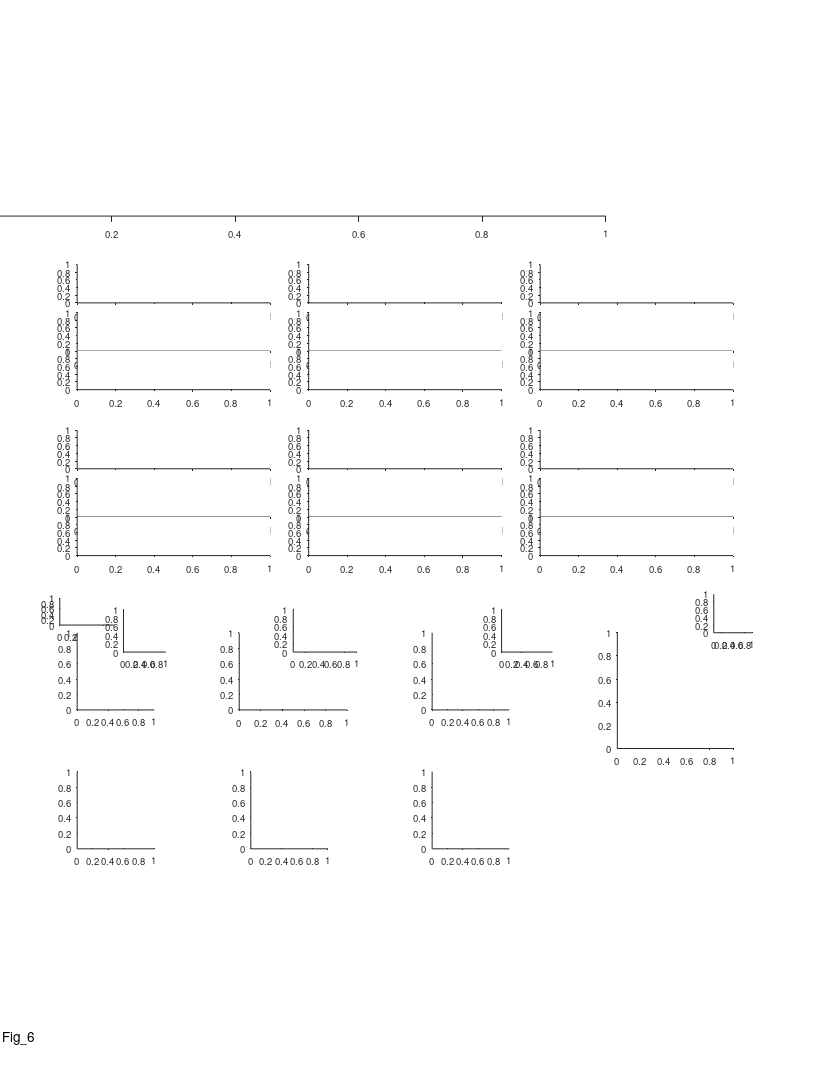

MATLAB code for this plot: (Note: this script raises an error after producing the figure.)
%% Large Scale - fig 6 - Lab born vs Wild bats
%%
clear 
clc

%%
fig_data = struct();

%% plotting options
field_speed_opt = 1;
% corr_type = 'pearson';
corr_type = 'spearman';
match_TT_pos = false;

% examples_option = 5; %1:5
hist_normalization_option = 'probability'; %count
hist_Yscale_option = 'log';

color_Lab = [0    0.75    0];%[0.4940    0.1840    0.5560];
color_Wild = [0.3 0.25 0.2];%color_wild = [0.65 0.6 0.65];
color_wild_text = [0.45 0.4 0.45];
Lab_alpha = 0.35;
Wild_alpha = 0.6;

%% add data folders to path
addpath('L:\processed_data_structs');

%% define output files
res_dir =  'L:\paper_figures';
mkdir(res_dir)
fig_name_str = 'Fig_6';
fig_caption_str = ' ';
log_name_str = [fig_name_str '_log_file' '.txt'];
log_name_str = strrep(log_name_str , ':', '-');
log_name_str = strrep(log_name_str , ' ', '_');
log_name_out = fullfile(res_dir, log_name_str);

%% open log file
diary off
diary(log_name_out)
diary on
disp('Log file');
disp(['created: ', datestr(clock)]);
disp('======================================================');
disp([fig_name_str ':' fig_caption_str]);   
disp('======================================================');
disp('');


%% create figure
% figure_size_cm = [21.0 29.7]; % ~A4
figure_size_cm = [21.6 27.9]; % ~US letter
figure ;
% Some WYSIWYG options:
set(gcf,'DefaultAxesFontSize',7);
set(gcf,'DefaultAxesFontName','helvetica');
set(gcf,'DefaultAxesUnits','centimeters');
set(gcf,'PaperType','usletter')
% set(gcf,'PaperType','<custom>');
set(gcf,'PaperUnits','centimeters','PaperPosition',[0 0 figure_size_cm]);
set(gcf,'PaperOrientation','portrait');
set(gcf,'Units','centimeters','Position',get(gcf,'paperPosition')+[0 0 0 0]); % position on screen...
set(gcf, 'Renderer', 'painters');
set(groot, 'defaultAxesTickDir', 'out');
set(groot,  'defaultAxesTickDirMode', 'manual');
annotation('textbox', [0.5 1 0 0], 'String',fig_name_str, 'HorizontalAlignment','center','Interpreter','none', 'FitBoxToText','on');

pause(0.2); % workaround to solve matlab automatically changing the axes positions...

% create panels

% panel_A    = axes('position', [ 1.5  22.3  12  2]); %before comments from the authors
panel_A    = axes('position', [ -0.3  22.3  16  2.3]); 

panel_B_size_raster = [5 1];
panel_B_size_FR_map = [5 1];
panel_B_pos = [2 13.5];
panel_B = [];
for ii=1:3
    for jj=1:2
        offset_x = (ii-1)*6;
        offset_y = (jj-1)*4.3;
        offset = panel_B_pos + [offset_x offset_y];
        panel_B(ii,jj,1) = axes('position', [offset+[0 2.25] panel_B_size_FR_map]);
        panel_B(ii,jj,2) = axes('position', [offset+[0 1   ] panel_B_size_raster]);
        panel_B(ii,jj,3) = axes('position', [offset+[0 0   ] panel_B_size_raster]);
    end
end
% panel_A = permute(panel_A,[2 1 3]);
panel_B = panel_B(:,2:-1:1,:);
panel_B = reshape(panel_B,[6 3]);

lab_wild_legend = axes('position', [1.55 11.7 1.4 0.7]);

panels_size = [2 2];
panel_C    = axes('position', [ 2    9.5  panels_size           ]);
panel_D    = axes('position', [ 6.2  9.5  panels_size.*[1.4 1]  ]);
panel_E    = axes('position', [ 11.2    9.5  panels_size           ]);
panel_F = axes('position', [ 2.0  5.9 panels_size          ]);
panel_G = axes('position', [ 6.5  5.9 panels_size          ]);
panel_H = axes('position', [ 11.2  5.9 panels_size          ]);
panel_I = axes('position', [ 16  8.5  3  3 ]);
panel_I_legend = axes('position', [18.5 11.5 1 1]);
% panel_I_legend = axes('position', [19.4 10.5 1 1]);
% panel_I = axes('position', [ 1.6  2.5   panels_size.*[1.4 1]          ]);
% panel_J = axes('position', [ 6.25  2.5   panels_size.*[1.4 1]          ]);
% panel_K = axes('position', [ 10.8  2.5  panels_size.*[1.4 1]          ]);

inset_size = [1.1 1.1];
panel_C_inset    = axes('position', [ 3.2    11  inset_size           ]);
panel_D_inset    = axes('position', [ 7.6    11  inset_size.*[1.5 1]  ]);
panel_E_inset    = axes('position', [ 13   11  inset_size.*[1.2 1]           ]);

%%
prm = PARAMS_GetAll();

%% Block Diagram

% Block_diagram_filename = 'Block_diagram_revised_lioraVersion.PNG';
Block_diagram_filename = 'L:\resources\Block_diagram_revised_lioraVersion.PNG';
axes(panel_A);
image = imread(Block_diagram_filename);
imshow(image(:,:,1:3));
text(-0.035,0.9, 'A', 'Units','normalized','FontWeight','bold');


%% load population data - directly from the "per-cell" structs
% prm = PARAMS_GetAll();
% cells_t = DS_get_cells_summary();
% bats = [9845, 102, 194];
% cells_t(~ismember(cells_t.bat, bats ),:) = [];
% cells_t([cells_t.remove]==1,:) = [];%cells chosen to remove because of repititions between days
% cells = cellfun(@(c)(cell_load_data(c,'details')), cells_t.cell_ID, 'UniformOutput',0);
% cells = [cells{:}];
% cells = [cells.details];
% cells(~contains({cells.brain_area}, 'CA1')) = [];
% cells(~ismember([cells.ClusterQuality], [2])) = [];
% % remove cells based on FR:
% cells = cellfun(@(c)(cell_load_data(c,'details','meanFR')), {cells.cell_ID}, 'UniformOutput',0);
% cells = [cells{:}];
% cells_details = [cells.details];
% cells_ID = {cells_details.cell_ID};
% meanFR = [cells.meanFR];
% cells_ID([meanFR.all]>prm.inclusion.interneuron_FR_thr)=[];
% % remove non-signif cells:
% cells = cellfun(@(c)(cell_load_data(c,'details','signif')), cells_ID, 'UniformOutput',0);
% cells = [cells{:}];
% signif = cat(1,cells.signif);
% signif = arrayfun(@(x)(x.TF), signif);
% signif = any(signif,2);
% cells_ID(~signif) = [];
% 
% clear cells stats cells_details cells_t
% cells = cellfun(@(c)(cell_load_data(c,'details','stats','meanFR','inclusion','signif','fields','FR_map','FE')), cells_ID, 'UniformOutput',0);
% cells = [cells{:}];
% save('Cells_lab.mat','cells');

%% load the data - from the total pre-compiled big struct for all cells
cells_lab = load('cells_lab.mat');
cells_lab = cells_lab.cells;
cells_lab_IDs = arrayfun(@(x)(x.cell_ID), cat(1,cells_lab.details), 'UniformOutput', false);

cells_details = load('cells_details_updated_TT_pos.mat');
cells_details = cells_details.cells;
cells = load('cells_bat_200m.mat');
cells = cells.cells;
for ii_cell = 1:length(cells)
    cells(ii_cell).details = cells_details(ii_cell).details; %updated TT pos
end
cells_wild = cells;

if match_TT_pos
    % remove cells based on TT position:
    details_lab = cat(1,cells_lab.details);
    details_wild = cat(1,cells_wild.details);
    TT_pos_proximodistal_prc_lab = arrayfun(@(x)(x.TT_pos_proximodistal_prc), details_lab);
    TT_pos_proximodistal_prc_wild = arrayfun(@(x)(x.TT_pos_proximodistal_prc), details_wild);
    
    max_lab = prctile(TT_pos_proximodistal_prc_lab,98);
    min_lab = prctile(TT_pos_proximodistal_prc_lab,2);
    max_wild = prctile(TT_pos_proximodistal_prc_wild,98);
    min_wild = prctile(TT_pos_proximodistal_prc_wild,2);
    
    TT_desired_pos = [max(min_wild,min_lab),min(max_wild,max_lab)];
    
    IX_desired_pos_lab = and(TT_pos_proximodistal_prc_lab>=TT_desired_pos(1), ...
        TT_pos_proximodistal_prc_lab<=TT_desired_pos(2));
%     cells_ID(~IX_desired_pos_lab) = [];
%     cells = cellfun(@(c)(cell_load_data(c,'details','stats','meanFR','stats','inclusion','signif','fields','FR_map','FE')), cells_ID, 'UniformOutput',0);
%     cells_lab = [cells{:}];
    cells_lab(~IX_desired_pos_lab) = [];

    IX_desired_pos_wild = and(TT_pos_proximodistal_prc_wild>=TT_desired_pos(1), ...
        TT_pos_proximodistal_prc_wild<=TT_desired_pos(2));
    cells_wild(~IX_desired_pos_wild) = [];
end

%% FR map + rasters - 6 examples
cell_examples = {
            'b0194_d180516_TT4_SS04';
            'b0194_d180508_TT1_SS01';
            'b0194_d180611_TT4_SS01';
            'b0194_d180513_TT2_SS02';
            'b0102_d171012_TT4_SS01';
            'b0194_d180612_TT4_SS02'};

if 1
for ii_cell = 1:length(cell_examples)
    %%
    example_IX = find(strcmp(cells_lab_IDs,cell_examples{ii_cell}));
    cell = cells_lab(example_IX);
    
%     cell_ID = cell_examples{ii_cell};
%     cell = cell_load_data(cell_ID,'details','FR_map','fields','stats','FE');
    c = prm.graphics.colors.flight_directions;
    
    % map+fields
    axes(panel_B(ii_cell, 1));
    cla
    hold on
    maps=[cell.FR_map.all];
    x = maps(1).bin_centers;
    y = cat(1,maps.PSTH);
    m = round(max(y(:)));
    ylimits = [0 m+1];
    % low-speed area
    area_lowerval = ylimits(1) - 0.23*range(ylimits);
    area_upperval = ylimits(1) - 1e-2*range(ylimits);
    area([4 cell.stats.all.valid_speed_pos(1)]    , repelem(area_upperval,2), area_lowerval, 'FaceColor',0.7*[1 1 1],'EdgeColor','none','ShowBaseLine','off','Clipping','off');
    area([cell.stats.all.valid_speed_pos(2) 194], repelem(area_upperval,2), area_lowerval, 'FaceColor',0.7*[1 1 1],'EdgeColor','none','ShowBaseLine','off','Clipping','off');
    h=plot(x,y);
    [h.Color] = disperse(c);
    box off
    h=gca;
    h.TickDir = 'out';
    h.XTick = [];
    h.YTick = [0 m];
    h.YLim = ylimits;
    h.XLim = [0 200];
    
    fig_data.panel_B.cells(ii_cell).maps(1).position = x;
    fig_data.panel_B.cells(ii_cell).maps(2).position = x;
    fig_data.panel_B.cells(ii_cell).maps(1).FR = y(1,:);
    fig_data.panel_B.cells(ii_cell).maps(2).FR = y(2,:);
    
    % fields
    dir_offsets = [-0.1 -0.17]+0.015;
    for ii_dir=1:2
        fields = cell.fields{ii_dir};
        if isfield(fields,'in_low_speed_area')
            fields([fields.in_low_speed_area])=[];
        end
        if isempty(fields)
            fig_data.panel_B.cells(ii_cell).fields_edges{ii_dir} = [];
        else 
            fig_data.panel_B.cells(ii_cell).fields_edges{ii_dir} = cat(1,fields.edges_prc);
        end
        for ii_field = 1:length(fields)
            
            [xaf,yaf] = ds2nfu(fields(ii_field).edges_prc, repelem(dir_offsets(ii_dir)*range(h.YLim),2));
            annotation('line',xaf,yaf,'Linewidth', 2, 'Color', c{ii_dir});
        end
    end
    
    
    % cell details
    cell_num_str_pos_x   = [0.50 0.50 0.50 0.50 0.50 0.50];
    cell_num_str_pos_y   = [1.05 1.05 1.05 1.05 1.05 1.05];
    cell_stats_str_pos_x = [0.95 0.95 0.95 0.97 0.95 0.95];
    cell_stats_str_pos_y = [1.2 1.05 1.07 1.15  1.06 1.05]+0.05;
%     h = text(cell_num_str_pos_x(ii_cell), cell_num_str_pos_y(ii_cell), cell_ID,...
%         'Units','normalized','HorizontalAlignment','center','VerticalAlignment','bottom','FontSize',8);
%     h.Interpreter='none';
    text(cell_num_str_pos_x(ii_cell), cell_num_str_pos_y(ii_cell), "Cell "+ ii_cell,...
        'Units','normalized','HorizontalAlignment','center','VerticalAlignment','bottom','FontSize',8);
    switch ii_cell
        case {1,2,3,4,5,6,7,8}
            cell_stats_str = {  sprintf('max=%.1fm', cell.stats.all.field_largest);...
                                sprintf('min=%.1fm', cell.stats.all.field_smallest);...
                                sprintf('ratio=%.1f', cell.stats.all.field_ratio_LS);...
%                                 sprintf('Iso dis=%.1f', cell.stats.all.IsoDist);...
                             };
            text(cell_stats_str_pos_x(ii_cell), cell_stats_str_pos_y(ii_cell)-0*0.23, cell_stats_str{1},...
                'Units','normalized','HorizontalAlignment','center','VerticalAlignment','Top','FontSize',6);
            text(cell_stats_str_pos_x(ii_cell), cell_stats_str_pos_y(ii_cell)-1*0.23, cell_stats_str{2},...
                'Units','normalized','HorizontalAlignment','center','VerticalAlignment','Top','FontSize',6);
            text(cell_stats_str_pos_x(ii_cell), cell_stats_str_pos_y(ii_cell)-2*0.23, cell_stats_str{3},...
                'Units','normalized','HorizontalAlignment','center','VerticalAlignment','Top','FontSize',6);
%             text(cell_stats_str_pos_x(ii_cell), cell_stats_str_pos_y(ii_cell)-3*0.23, cell_stats_str{4},...
%                 'Units','normalized','HorizontalAlignment','center','VerticalAlignment','Top','FontSize',6);
        case 9
            cell_stats_str = {  sprintf('single field=%.1fm', cell.fields{1}.width_prc) };
            text(cell_stats_str_pos_x(ii_cell), cell_stats_str_pos_y(ii_cell)-0*0.23, cell_stats_str{1},...
                'Units','normalized','HorizontalAlignment','center','VerticalAlignment','Top','FontSize',6);
    end
    
    % rasters
    FEs = [cell.FE];
    for ii_dir=1:2
        axes(panel_B(ii_cell, ii_dir+1));
        cla
        FE = FEs{ii_dir};
        x = [FE.spikes_pos];
        [FE.number2] = disperse(1:length(FE));
        y = arrayfun(@(FE)(FE.number2*ones(1,FE.num_spikes)),FE,'UniformOutput',0);
        y = [y{:}];
        plot(x,y,'.','Color',c{ii_dir},'MarkerSize',0.05);
        box off
        h=gca;
        m = length(FE);
        h.YTick = [1 m];
        h.XLim = [0 200];
        h.YLim = [0 m+1];
        switch ii_dir
            case 1
                h.XTick = [];
                h.YTickLabel = {'',num2str(m)};
            case 2
                h.XTick = 0:50:200;
                h.XRuler.TickLabelGapOffset = -2;
                h.YTickLabel = {'1',num2str(m)};
                h.TickDir = 'out';
        end
        fig_data.panel_B.cells(ii_cell).rasters(ii_dir).position = x;
        fig_data.panel_B.cells(ii_cell).rasters(ii_dir).flight_num = y;
    end
    % fields num (here to be above the 
    for ii_dir=1:2
        fields = cell.fields{ii_dir};
        if isfield(fields,'in_low_speed_area')
            fields([fields.in_low_speed_area])=[];
        end
        dir_offsets =2.05+[0.18 0];
        text(1.05, dir_offsets(ii_dir), num2str(length(fields)), 'Units','normalized', 'Color', c{ii_dir},...
            'HorizontalAlignment','right', 'VerticalAlignment','middle','FontSize',6);
    end
end

%% add x/y labels for specific panels
for ii = [4 5 6]
    axes(panel_B(ii, 3));
    xlabel('Position (m)', 'Units','normalized','Position',[0.5 -0.35]);
end
for ii = [1 4]
    axes(panel_B(ii, 3));
%     ylabel('Time (min)',   'Units','normalized','Position',[-0.1 1]);
    ylabel('Flight no.',   'Units','normalized','Position',[-0.1 1]);
    axes(panel_B(ii, 1));
    ylabel({'Firing rate';'(Hz)'},   'Units','normalized','Position',[-0.07 0.42]);
end
axes(panel_B(1, 1));
text(-0.25,1.6, 'B', 'Units','normalized','FontWeight','bold');


%% add direction arrows
arrow_x = 0.1 +[0 0.05];
arrow_y = repelem(0.815,2);
clear h
h(1)=annotation('arrow',arrow_x,      arrow_y+0.008,  'Color', prm.graphics.colors.flight_directions{1});
h(2)=annotation('arrow',flip(arrow_x),arrow_y      ,  'Color', prm.graphics.colors.flight_directions{2});
[h.HeadWidth] = disperse([5 5]);
[h.HeadLength] = disperse([5 5]);

end







% % % % % % % % % % % % % % % % % % % % % % % % % % % % % % % % % % % % % % 

%% legend:
axes(lab_wild_legend);
cla
box off
hax = gca;
h_app = annotation('rectangle',[0 0.7 0.25 0.25],'color', 'k', 'FaceColor',color_Lab, 'FaceAlpha',Lab_alpha, 'LineWidth', 0.01);
h_app.Parent = hax;
h_dis = annotation('rectangle',[0 0.3 0.25 0.25],'color','k', 'FaceColor',0.5*[1 1 1], 'LineWidth', 0.01);
h_dis.Parent = hax;
text(0.32,0.45,'Wild', 'HorizontalAlignment','left','FontSize',7);
text(0.32,0.85,'Lab', 'HorizontalAlignment','left','FontSize',7);
hax.Visible = 'off';

%% panel C - field count histogram
axes(panel_C);
cla
hold on
text(-0.6,1.25, 'C', 'Units','normalized','FontWeight','bold');
nFields_lab = nan(2,length(cells_lab));
for ii_dir = 1:2
    for ii_cell = 1:length(cells_lab)
        cell = cells_lab(ii_cell);
        % check signif per direction
        if ~cell.signif(ii_dir).TF
            continue;
        end
        nFields_lab(ii_dir,ii_cell) = cell.stats.dir(ii_dir).field_num;
    end
end
nFields_lab = nFields_lab(:);
nFields_lab(isnan(nFields_lab)) = [];

nFields_wild = nan(2,length(cells_wild));
for ii_dir = 1:2
    for ii_cell = 1:length(cells_wild)
        cell = cells_wild(ii_cell);
        % check signif per direction
        if ~cell.signif(ii_dir).TF
            continue;
        end
        nFields_wild(ii_dir,ii_cell) = cell.stats.dir(ii_dir).field_num;
    end
end
nFields_wild = nFields_wild(:);
nFields_wild(isnan(nFields_wild)) = [];

fig_data.panel_C.number_of_fields_per_direction_lab = nFields_lab(:);
fig_data.panel_C.number_of_fields_per_direction_wild = nFields_wild(:);

h = histogram(nFields_wild(:));
h.FaceColor = 0.5*[1 1 1];
h.BinEdges = 0.5+[0:20];
h.Data(h.Data > h.BinLimits(2)) = h.BinLimits(2);
h.Normalization = hist_normalization_option;

h = histogram(nFields_lab(:));
h.FaceColor = color_Lab;
h.FaceAlpha = Lab_alpha;
h.BinEdges = 0.5+[0:20];
h.Normalization = hist_normalization_option;
h.Data(h.Data > h.BinLimits(2)) = h.BinLimits(2);
xlabel({'No. of fields per direction'},'Units','normalized','Position',[0.5 -0.18]);
ha = gca;
ha.YScale = hist_Yscale_option;
ha.XLim = [0 h.BinLimits(2)];
ha.XTick = [0:10:30];
% % ha.XLim = [0 35];
% % ha.YLim = [0 40];
% % ha.XTick = [0:5:35];
% % ha.YTick = [0 40];
ha.TickDir='out';
ha.TickLength = [0.03 0.03];
switch hist_normalization_option
    case 'count'
        ylim([0.7e0 1.4e2])
        ha.YTick = [1 10 100];
        ha.YTickLabel = {'10 ^0';'10 ^1';'10 ^2'};
        ylabel('No. of cells', 'Units','normalized','Position',[-0.28 0.5])
    case 'probability'
        if strcmp(hist_Yscale_option,'log')
            ylim([0.001 0.5])
            ha.YTick = [0.01 0.1];
            ha.YTickLabel = {'10^{-2}';'10^{-1}'};
        else
            ylim([0 0.2])
            ha.YTick = [0 0.2];
        end
        ylabel('Fraction of cells', 'Units','normalized','Position',[-0.33 0.5])
end
ha.XRuler.TickLabelGapMultiplier = -0.3;
ha.YRuler.TickLabelGapMultiplier = 0.001;

%% panel C Inset
axes(panel_C_inset);
cla
hold on
h = histogram(nFields_wild(:));
h.FaceColor = 0.5*[1 1 1];
h.BinEdges = 0.5+[0:20];
h.Data(h.Data > h.BinLimits(2)) = h.BinLimits(2);
h.Normalization = hist_normalization_option;

h = histogram(nFields_lab(:));
h.FaceColor = color_Lab;
h.FaceAlpha = Lab_alpha;
h.BinEdges = 0.5+[0:20];
h.Normalization = hist_normalization_option;
h.Data(h.Data > h.BinLimits(2)) = h.BinLimits(2);
ha = gca;
ha.YScale = 'Linear';
ha.XLim = [0 h.BinLimits(2)];
ha.XTick = [0 10 20];
ha.TickDir='out';
ha.TickLength = [0.03 0.03];
ylim([0 0.22])
ha.YTick = [0 0.1 0.2];
ha.XRuler.TickLabelGapMultiplier = -0.3;
ha.YRuler.TickLabelGapMultiplier = 0.001;

%% panel F - field count bars
axes(panel_F);
cla
hold on
text(-0.6,1.15, 'F', 'Units','normalized','FontWeight','bold');

% [~,P_KS] = kstest2(nFields_lab(:), nFields_wild(:));
% text(1.5,0.8, sprintf('P_{KS} = %.02f',P_KS),'Units','normalized','FontSize',7,'HorizontalAlignment','right');
% [~,P_ttest] = ttest2(nFields_lab(:), nFields_wild(:));
[P_wilcoxon,~,wilcoxon_stats] = ranksum(nFields_lab(:), nFields_wild(:));

nFields_lab_noNans = nFields_lab(:); nFields_lab_noNans(isnan(nFields_lab_noNans)) = [];
nFields_wild_noNans = nFields_wild(:); nFields_wild_noNans(isnan(nFields_wild_noNans)) = [];
% text(1,0.8, sprintf('N = %d',length(nFields_lab_noNans)),'Units','normalized','FontSize',7,'HorizontalAlignment','right','color',color_Lab);
% text(1,0.7, sprintf('N = %d',length(nFields_wild_noNans)),'Units','normalized','FontSize',7,'HorizontalAlignment','right','color',0.5*[1 1 1]);

% % bar version:
% x = [1,2];
% y = [mean(nFields_lab_noNans(:)),mean(nFields_wild_noNans(:))];
% hb = bar(x,y);
% hb.FaceColor = 'flat';
% hb.CData = [color_Lab; 0.5*[1 1 1]];
% sem_lab = std(nFields_lab_noNans(:))/sqrt(length(nFields_lab_noNans(:)));
% sem_wild = std(nFields_wild_noNans(:))/sqrt(length(nFields_wild_noNans(:)));
% 
% he=errorbar(x,y,[sem_lab sem_wild]);
% he.CapSize = 2;
% he.LineStyle = 'none';
% he.Color = 'k';
% h=gca;
% h.XTick = [1 2];
% h.XTickLabels = {'Lab','Wild'};
% h.TickLength = [0.03 0.03];

% boxplot version:
plot_boxplot(nFields_lab_noNans,nFields_wild_noNans,gca,[0 0.75 0],[0.5 0.5 0.5])
h = gca;
h.XTickLabels = {'Lab','Wild'};
h.TickLength = [0.03 0.03];


ylabel({'No. of fields', 'per direction'}, 'Units','normalized','Position',[-0.22 0.5])
h.XRuler.TickLabelGapMultiplier = -0.2;
h.YRuler.TickLabelGapMultiplier = -0.05;

text(1.4,0.85, sprintf('P = %.02f',P_wilcoxon),'Units','normalized','FontSize',7,'HorizontalAlignment','right');

%% panel D - field size histogram
axes(panel_D);
cla
hold on
text(-0.37,1.25, 'D', 'Units','normalized','FontWeight','bold');
fields_size_lab = [];
for ii_dir = 1:2
    for ii_cell = 1:length(cells_lab)
        cell = cells_lab(ii_cell);
        if ~cell.signif(ii_dir).TF % check signif per direction
            continue;
        end
        fields = cell.fields{ii_dir};
        fields([fields.in_low_speed_area]) = []; % remove fields in low speed area
        fields_size_lab = [fields_size_lab fields.width_prc];
    end
end
fields_size_wild = [];
for ii_dir = 1:2
    for ii_cell = 1:length(cells_wild)
        cell = cells_wild(ii_cell);
        if ~cell.signif(ii_dir).TF % check signif per direction
            continue;
        end
        fields = cell.fields{ii_dir};
        fields([fields.in_low_speed_area]) = []; % remove fields in low speed area
        fields_size_wild = [fields_size_wild fields.width_prc];
    end
end

fig_data.panel_D.fields_size_lab = fields_size_lab;
fig_data.panel_D.fields_size_wild = fields_size_wild;

h = histogram(fields_size_wild);
h.FaceColor = 0.5*[1 1 1];
% h.NumBins = 33;
h.BinWidth = 1;
h.Normalization = hist_normalization_option;
h = histogram(fields_size_lab);
h.FaceColor = color_Lab;
h.FaceAlpha = Lab_alpha;
% h.NumBins = 33;
h.BinWidth = 1;
h.Normalization = hist_normalization_option;
ha=gca;
ha.YScale = hist_Yscale_option;
xlabel('Field size (m)','Units','normalized','Position',[0.5 -0.18]);
ha = gca;
% % ha.XLim = [0 35];
% ha.YLim = [0.8 300];
% % ha.XTick = [0:5:35];
switch hist_normalization_option
    case 'count'
        ylim([0.8 300])
        ha.YTick = [1 10 100];
        ha.YTickLabel = {'10 ^0';'10 ^1';'10 ^2'};
        ylabel('Counts', 'Units','normalized','Position',[-0.28 0.5])
    case 'probability'
        if strcmp(hist_Yscale_option,'log')
            ylim([0.0005 0.5])
            ha.YTick = [0.001 0.01 0.1];
            ha.YTickLabel = {'10^{-3}';'10^{-2}';'10^{-1}'};
        else
            ylim([0 0.25])
            ha.YTick = [0 0.25];
        end
        ylabel('Fraction of fields', 'Units','normalized','Position',[-0.23 0.5])
end
ha.TickDir='out';
ha.TickLength = [0.03 0.03];
ha.XRuler.TickLabelGapMultiplier = -0.3;
ha.YRuler.TickLabelGapMultiplier = 0.001;

%% panel D Inset
axes(panel_D_inset);
cla
hold on

h = histogram(fields_size_wild);
h.FaceColor = 0.5*[1 1 1];
h.BinWidth = 1;
h.Normalization = hist_normalization_option;
h = histogram(fields_size_lab);
h.FaceColor = color_Lab;
h.FaceAlpha = Lab_alpha;
h.BinWidth = 1;
h.Normalization = hist_normalization_option;
ha=gca;
ha.YScale = 'linear';
ha = gca;
ylim([0 0.3])
ha.XLim = [0 20];
ha.XTick = [0 10 20];
ha.YTick = [0 0.15 0.3];
ha.TickDir='out';
ha.TickLength = [0.03 0.03];
ha.XRuler.TickLabelGapMultiplier = -0.3;
ha.YRuler.TickLabelGapMultiplier = 0.001;

%% panel G - field size bars
axes(panel_G);
cla
hold on
text(-0.45,1.15, 'G', 'Units','normalized','FontWeight','bold');

% % bar plot version:
% x = [1,2];
% y = [mean(fields_size_lab),mean(fields_size_wild)];
% hb = bar(x,y);
% hb.FaceColor = 'flat';
% hb.CData = [color_Lab; 0.5*[1 1 1]];
% sem_lab = std(fields_size_lab)/sqrt(length(fields_size_lab));
% sem_wild = std(fields_size_wild)/sqrt(length(fields_size_wild));
% 
% he=errorbar(x,y,[sem_lab sem_wild]);
% he.CapSize = 2;
% he.LineStyle = 'none';
% he.Color = 'k';
% h=gca;
% h.XTick = [1 2];
% h.XTickLabels = {'Lab','Wild'};
% h.TickLength = [0.03 0.03];
% h.YLim = [0,7];

% boxplot version:
plot_boxplot(fields_size_lab,fields_size_wild,gca,[0 0.75 0],[0.5 0.5 0.5])
h = gca;
h.XTickLabels = {'Lab','Wild'};
h.TickLength = [0.03 0.03];
h.YLim = [0,10];

ylabel('Field size (m)', 'Units','normalized','Position',[-0.22 0.5])

% [~,P_KS] = kstest2(fields_size_lab, fields_size_wild);
% text(1.7,0.8, sprintf('P_{KS} = %0.2e',P_KS),'Units','normalized','FontSize',7,'HorizontalAlignment','right');
% text(1,0.8, sprintf('N = %d',length(fields_size_lab)),'Units','normalized','FontSize',7,'HorizontalAlignment','right','color',color_Lab);
% text(1,0.7, sprintf('N = %d',length(fields_size_wild)),'Units','normalized','FontSize',7,'HorizontalAlignment','right','color',0.5*[1 1 1]);
% [~,P_ttest] = ttest2(fields_size_lab, fields_size_wild);
% text(1.2,1, sprintf('P_{T} = %0.00e',P_ttest),'Units','normalized','FontSize',7,'HorizontalAlignment','right');
[P_wilcoxon,~,wilcoxon_stats] = ranksum(fields_size_lab, fields_size_wild);
text(1.5,0.85, sprintf('P = %0.00e',P_wilcoxon),'Units','normalized','FontSize',7,'HorizontalAlignment','right');
% [~,P_ttest_log] = ttest2(log(fields_size_lab), log(fields_size_wild));
% text(1.7,0.6, sprintf('P_{T(log)} = %0.00e',P_ttest_log),'Units','normalized','FontSize',7,'HorizontalAlignment','right');

h.XRuler.TickLabelGapMultiplier = -0.2;
h.YRuler.TickLabelGapMultiplier = -0.05;

%% panel E - field ratio (largest/smallest)
axes(panel_E);
cla
hold on
text(-0.55,1.25, 'E', 'Units','normalized','FontWeight','bold');
LS_field_ratio_all_lab = nan(1,length(cells_lab));
LS_field_ratio_dir = nan(2,length(cells_lab));
for ii_cell = 1:length(cells_lab)
    cell = cells_lab(ii_cell);
    % pooled stats - check at least one direction is signif
    if any([cell.signif.TF])
        LS_field_ratio_all_lab(ii_cell) = cell.stats.all.field_ratio_LS;
    end
    % per dir stats - check signif per direction
    for ii_dir = 1:2
        if cell.signif(ii_dir).TF 
            LS_field_ratio_dir(ii_dir,ii_cell) = cell.stats.dir(ii_dir).field_ratio_LS;
        end
    end
end
LS_field_ratio_all_lab(isnan(LS_field_ratio_all_lab)) = [];

LS_field_ratio_all_wild = nan(1,length(cells_wild));
LS_field_ratio_dir = nan(2,length(cells_wild));
for ii_cell = 1:length(cells_wild)
    cell = cells_wild(ii_cell);
    % pooled stats - check at least one direction is signif
    if any([cell.signif.TF])
        LS_field_ratio_all_wild(ii_cell) = cell.stats.all.field_ratio_LS;
    end
    % per dir stats - check signif per direction
    for ii_dir = 1:2
        if cell.signif(ii_dir).TF 
            LS_field_ratio_dir(ii_dir,ii_cell) = cell.stats.dir(ii_dir).field_ratio_LS;
        end
    end
end
LS_field_ratio_all_wild(isnan(LS_field_ratio_all_wild)) = [];

fig_data.panel_E.fields_size_ratio_lab = LS_field_ratio_all_lab;
fig_data.panel_E.fields_size_ratio_wild = LS_field_ratio_all_wild;

nBinEdges = 9;
edges = logspace(0,log10(25),nBinEdges);
clear h

h(1) = histogram(LS_field_ratio_all_wild);
h(1).BinEdges = edges;
h(1).FaceColor = 0.5*[1 1 1];
h(1).Normalization = hist_normalization_option;

h(2) = histogram(LS_field_ratio_all_lab);
h(2).BinEdges = edges;
h(2).FaceColor = color_Lab;
h(2).FaceAlpha = Lab_alpha;
h(2).Normalization = hist_normalization_option;
ha=gca;
ha.YScale = hist_Yscale_option;
ha.XScale = 'log';
ha.XLim = [0 27];
% % ha.YLim = [0 10];
% % ha.YLim = [7e-1 120];
% ha.YLim = [0.7 max(h(1).Values)*1.1];
% % ha.XTick = [0:5:35];
ha.XTick = [1 2 5 10 20];
ha.TickDir='out';
ha.TickLength = [0.03 0.03];
switch hist_normalization_option
    case 'count'
        ha.YLim = [0.7 max(h(1).Values)*1.1];
        ha.YTick = [1 10 100];
        ha.YTickLabel = {'10 ^0';'10 ^1';'10 ^2'};
        ylabel('No. of cells', 'Units','normalized','Position',[-0.24 0.5])
    case 'probability'
        if strcmp(hist_Yscale_option,'log')
            ylim([0.002 0.5])
            ha.YTick = [0.01 0.1];
            ha.YTickLabel = {'10^{-2}';'10^{-1}'};
        else
            ylim([0 0.3])
            ha.YTick = [0 0.3];
        end
        ylabel('Fraction of cells', 'Units','normalized','Position',[-0.33 0.5])
end
ha.XRuler.TickLabelGapMultiplier = -0.35;
ha.YRuler.TickLabelGapMultiplier = 0.001;
xlabel({'Field size ratio';'largest/smallest'},'Units','normalized','Position',[0.5 -0.17]);

%% panel E Inset
axes(panel_E_inset);
cla
hold on
clear h

h(1) = histogram(LS_field_ratio_all_wild);
h(1).BinEdges = edges;
h(1).FaceColor = 0.5*[1 1 1];
h(1).Normalization = hist_normalization_option;

h(2) = histogram(LS_field_ratio_all_lab);
h(2).BinEdges = edges;
h(2).FaceColor = color_Lab;
h(2).FaceAlpha = Lab_alpha;
h(2).Normalization = hist_normalization_option;
ha=gca;
ha.YScale = 'linear';
ha.XScale = 'log';
ha.XLim = [0 27];
ha.XTick = [1 2 5 20];
ha.TickDir='out';
ha.TickLength = [0.03 0.03];
ylim([0 0.3])
ha.YTick = [0 0.15 0.3];
ha.XRuler.TickLabelGapMultiplier = -0.35;
ha.YRuler.TickLabelGapMultiplier = 0.001;

%% panel H - field ratio bars (largest/smallest)
axes(panel_H);
cla
hold on
text(-0.55,1.15, 'H', 'Units','normalized','FontWeight','bold');

LS_field_ratio_lab_noNans = LS_field_ratio_all_lab(~isnan(LS_field_ratio_all_lab));
LS_field_ratio_wild_noNans = LS_field_ratio_all_wild(~isnan(LS_field_ratio_all_wild));

% % % bar version:
% % x = [1,2];
% % y = [mean(LS_field_ratio_lab_noNans),mean(LS_field_ratio_wild_noNans)];
% % hb = bar(x,y);
% % hb.FaceColor = 'flat';
% % hb.CData = [color_Lab; 0.5*[1 1 1]];
% % sem_lab = std(LS_field_ratio_lab_noNans)/sqrt(length(LS_field_ratio_lab_noNans));
% % sem_wild = std(LS_field_ratio_wild_noNans)/sqrt(length(LS_field_ratio_wild_noNans));
% % 
% % he=errorbar(x,y,[sem_lab sem_wild]);
% % he.CapSize = 2;
% % he.LineStyle = 'none';
% % he.Color = 'k';
% % h=gca;
% % h.XTick = [1 2];
% % h.XTickLabels = {'Lab','Wild'};
% % h.TickLength = [0.03 0.03];
% % h.YLim = [0,6];

% boxplot version:
plot_boxplot(LS_field_ratio_lab_noNans,LS_field_ratio_wild_noNans,gca,[0 0.75 0],[0.5 0.5 0.5])
h = gca;
h.XTickLabels = {'Lab','Wild'};
h.TickLength = [0.03 0.03];

ylabel({'Field size ratio';'largest/smallest'}, 'Units','normalized','Position',[-0.17 0.5])

% [~,P_KS] = kstest2(LS_field_ratio_all_lab, LS_field_ratio_all_wild);
% text(1.5,0.8, sprintf('P_{KS} = %.02f',P_KS),'Units','normalized','FontSize',7,'HorizontalAlignment','right');
% LS_field_ratio_lab_noNans = LS_field_ratio_all_lab(~isnan(LS_field_ratio_all_lab));
% LS_field_ratio_wild_noNans = LS_field_ratio_all_wild(~isnan(LS_field_ratio_all_wild));
% text(1,0.8, sprintf('N = %d',length(LS_field_ratio_lab_noNans)),'Units','normalized','FontSize',7,'HorizontalAlignment','right','color',color_Lab);
% text(1,0.7, sprintf('N = %d',length(LS_field_ratio_wild_noNans)),'Units','normalized','FontSize',7,'HorizontalAlignment','right','color',0.5*[1 1 1]);
% [~,P_ttest] = ttest2(LS_field_ratio_all_lab, LS_field_ratio_all_wild);
% text(1.2,1, sprintf('P_{T} = %.02f',P_ttest),'Units','normalized','FontSize',7,'HorizontalAlignment','right');
[P_wilcoxon,~,wilcoxon_stats] = ranksum(LS_field_ratio_all_lab, LS_field_ratio_all_wild);
text(1.4,0.85, sprintf('P = %.02f',P_wilcoxon),'Units','normalized','FontSize',7,'HorizontalAlignment','right');

h.XRuler.TickLabelGapMultiplier = -0.2;
h.YRuler.TickLabelGapMultiplier = -0.05;

%% panel I - plot TT positions (only with signif cells!)
axes(panel_I);
cla
hold on
text(-0.3,1.18, 'I', 'Units','normalized','FontWeight','bold');

pop_signif_wild = cat(1,cells_wild.signif);
pop_signif_TF_wild = arrayfun(@(x)(x.TF), pop_signif_wild);
signif_wild_at_least_one_dir_IX = any(pop_signif_TF_wild,2);
pop_details_wild = cat(1,cells_wild.details);
pop_details_wild(~signif_wild_at_least_one_dir_IX) = [];
[TT_ID_wild, IX] = unique({pop_details_wild(:).TT_ID});
TT_pos_PD_wild = [pop_details_wild(IX).TT_pos_proximodistal_prc];
TT_pos_Long_wild = [pop_details_wild(IX).TT_pos_longitudinal_prc];
scatter(TT_pos_PD_wild*100, TT_pos_Long_wild*100, 5, [0.5 0.5 0.5]);

pop_signif_lab = cat(1,cells_lab.signif);
pop_signif_TF_lab = arrayfun(@(x)(x.TF), pop_signif_lab);
signif_lab_at_least_one_dir_IX = any(pop_signif_TF_lab,2);
pop_details_lab = cat(1,cells_lab.details);
pop_details_lab(~signif_lab_at_least_one_dir_IX) = [];
[TT_ID_lab, IX] = unique({pop_details_lab(:).TT_name});
TT_pos_PD_lab = [pop_details_lab(IX).TT_pos_proximodistal_prc];
TT_pos_Long_lab = [pop_details_lab(IX).TT_pos_longitudinal_prc];
% move 2 TTs which are exactely on top of a wild TT:
TT_pos_PD_lab(1) = TT_pos_PD_lab(1)-0.01;
TT_pos_Long_lab(1) = TT_pos_Long_lab(1)+0.001;
TT_pos_PD_lab(4) = TT_pos_PD_lab(4)-0.01;
TT_pos_Long_lab(4) = TT_pos_Long_lab(4)+0.001;

scatter(TT_pos_PD_lab*100, TT_pos_Long_lab*100, 5, color_Lab);

xlim([0 100])
ylim([16 22]);
set(gca,'ytick',16:2:22);
xlabel('Proximo-distal axis (%)');
ylabel('Longitudinal axis (%)');

%% legend panel
axes(panel_I_legend);
cla
hold on
prm = PARAMS_GetAll();
scatter(0,1,10, [0.5 0.5 0.5]);
scatter(0,2,10, color_Lab);
text(0+0.2, 1, 'Wild', 'FontSize',7,'HorizontalAlignment','Left');
text(0+0.2, 2, 'Lab', 'FontSize',7,'HorizontalAlignment','Left');
xlim([0 1]);
ylim([0 3]);
set(gca,'Visible','off');



%% print/save the figure
% fig_name_out = fullfile(res_dir, sprintf('%s__corr_%s_%d_paramset_%d',fig_name_str,corr_type,field_speed_opt,prm.parmaset));
% fig_name_out = fullfile(res_dir, sprintf('%s__example%d',fig_name_str,examples_option));
% if match_TT_pos
%     fig_name_out = fullfile(res_dir, sprintf('%s_revised_nan_corrected',[fig_name_str '_match_TT_pos']));
% else
%     fig_name_out = fullfile(res_dir, sprintf('%s_revised_',fig_name_str));
% end
fig_name_out = fullfile(res_dir, fig_name_str);

print(gcf, fig_name_out, '-dpdf', '-cmyk', '-painters');
% print(gcf, fig_name_out, '-dtiff', '-cmyk', '-painters');
% saveas(gcf , fig_name_out, 'fig');
disp('figure was successfully saved to pdf/tiff/fig formats');

%% save fig_data
save(fig_name_out,'fig_data');
